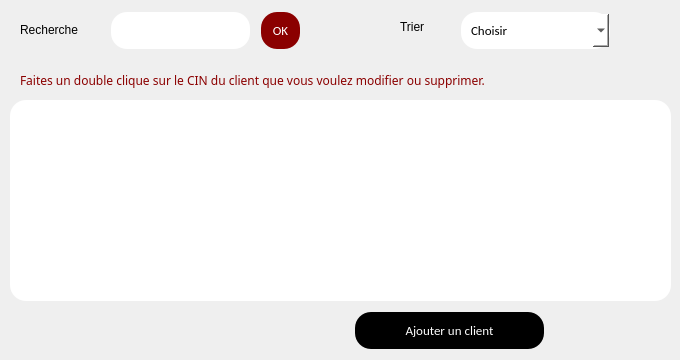
      <widget class="QWidget" name="page_34">
       <widget class="QTableView" name="tableView_9">
        <property name="geometry">
         <rect>
          <x>10</x>
          <y>100</y>
          <width>661</width>
          <height>201</height>
         </rect>
        </property>
        <property name="styleSheet">
         <string notr="true">background-color:white;
border-radius: 16px</string>
        </property>
       </widget>
       <widget class="QLabel" name="label_156">
        <property name="geometry">
         <rect>
          <x>20</x>
          <y>70</y>
          <width>551</width>
          <height>20</height>
         </rect>
        </property>
        <property name="styleSheet">
         <string notr="true">color :#8B0000;
font-family: courrier new;</string>
        </property>
        <property name="text">
         <string>Faites un double clique sur le CIN du client que vous voulez modifier ou supprimer.</string>
        </property>
       </widget>
       <widget class="QLabel" name="label_157">
        <property name="geometry">
         <rect>
          <x>20</x>
          <y>20</y>
          <width>91</width>
          <height>20</height>
         </rect>
        </property>
        <property name="text">
         <string>Recherche</string>
        </property>
       </widget>
       <widget class="QLineEdit" name="lineEdit_112">
        <property name="geometry">
         <rect>
          <x>110</x>
          <y>10</y>
          <width>141</width>
          <height>41</height>
         </rect>
        </property>
        <property name="styleSheet">
         <string notr="true">background-color: white	;
  border: none;
  color: black;
  padding: 10px;
  text-align: center;
  text-decoration: none;
font-family:calibri;
  display: inline-block;
  font-size: 13px;
  margin: 2px 1px;
  border-radius : 16px;</string>
        </property>
       </widget>
       <widget class="QLabel" name="label_158">
        <property name="geometry">
         <rect>
          <x>400</x>
          <y>20</y>
          <width>47</width>
          <height>13</height>
         </rect>
        </property>
        <property name="text">
         <string>Trier</string>
        </property>
       </widget>
       <widget class="QComboBox" name="comboBox_25">
        <property name="geometry">
         <rect>
          <x>460</x>
          <y>10</y>
          <width>151</width>
          <height>41</height>
         </rect>
        </property>
        <property name="styleSheet">
         <string notr="true">background-color: white	;
  border: none;
  color: black;
  padding: 10px;
  text-align: center;
  text-decoration: none;
font-family:calibri;
  display: inline-block;
  font-size: 13px;
  margin: 2px 1px;
  border-radius : 16px;</string>
        </property>
        <item>
         <property name="text">
          <string>Choisir</string>
         </property>
        </item>
        <item>
         <property name="text">
          <string>Alphabeutique</string>
         </property>
        </item>
        <item>
         <property name="text">
          <string>Age croissant</string>
         </property>
        </item>
        <item>
         <property name="text">
          <string>Age décroissant</string>
         </property>
        </item>
       </widget>
       <widget class="QPushButton" name="pushButton_80">
        <property name="geometry">
         <rect>
          <x>260</x>
          <y>10</y>
          <width>41</width>
          <height>41</height>
         </rect>
        </property>
        <property name="styleSheet">
         <string notr="true">background-color: #8B0000	;
  border: none;
  color: white;
  padding: 10px;
  text-align: center;
  text-decoration: none;
font-family:calibri;
  display: inline-block;
  font-size: 13px;
  margin: 2px 1px;
  border-radius : 16px;</string>
        </property>
        <property name="text">
         <string>OK</string>
        </property>
       </widget>
       <widget class="QPushButton" name="pushButton_81">
        <property name="geometry">
         <rect>
          <x>354</x>
          <y>310</y>
          <width>191</width>
          <height>41</height>
         </rect>
        </property>
        <property name="styleSheet">
         <string notr="true">background-color: black;
  border: none;
  color: white;
  padding: 10px;
  text-align: center;
  text-decoration: none;
font-family:calibri;
  display: inline-block;
  font-size: 13px;
  margin: 2px 1px;
  border-radius : 16px;</string>
        </property>
        <property name="text">
         <string>Ajouter un client</string>
        </property>
       </widget>
      </widget>
